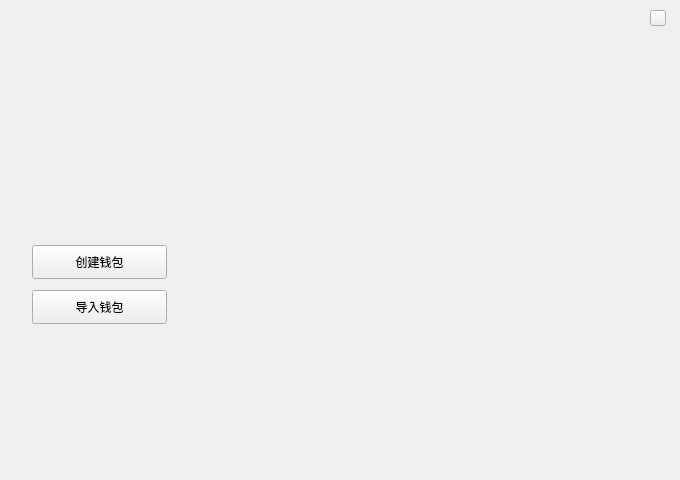
<?xml version="1.0" encoding="UTF-8"?>
<ui version="4.0">
 <class>NewOrImportWalletWidget</class>
 <widget class="QWidget" name="NewOrImportWalletWidget">
  <property name="geometry">
   <rect>
    <x>0</x>
    <y>0</y>
    <width>680</width>
    <height>480</height>
   </rect>
  </property>
  <property name="windowTitle">
   <string>Form</string>
  </property>
  <widget class="QToolButton" name="newWalletBtn">
   <property name="geometry">
    <rect>
     <x>32</x>
     <y>245</y>
     <width>135</width>
     <height>34</height>
    </rect>
   </property>
   <property name="cursor">
    <cursorShape>PointingHandCursor</cursorShape>
   </property>
   <property name="text">
    <string>创建钱包</string>
   </property>
  </widget>
  <widget class="QToolButton" name="importWalletBtn">
   <property name="geometry">
    <rect>
     <x>32</x>
     <y>290</y>
     <width>135</width>
     <height>34</height>
    </rect>
   </property>
   <property name="cursor">
    <cursorShape>PointingHandCursor</cursorShape>
   </property>
   <property name="text">
    <string>导入钱包</string>
   </property>
  </widget>
  <widget class="QToolButton" name="closeBtn">
   <property name="geometry">
    <rect>
     <x>650</x>
     <y>10</y>
     <width>16</width>
     <height>16</height>
    </rect>
   </property>
   <property name="cursor">
    <cursorShape>PointingHandCursor</cursorShape>
   </property>
   <property name="text">
    <string/>
   </property>
  </widget>
  <widget class="QLabel" name="label_version">
   <property name="geometry">
    <rect>
     <x>60</x>
     <y>114</y>
     <width>80</width>
     <height>20</height>
    </rect>
   </property>
   <property name="font">
    <font>
     <pointsize>-1</pointsize>
    </font>
   </property>
   <property name="styleSheet">
    <string notr="true">font-size: 14px;</string>
   </property>
   <property name="text">
    <string/>
   </property>
   <property name="alignment">
    <set>Qt::AlignCenter</set>
   </property>
  </widget>
 </widget>
 <resources/>
 <connections/>
</ui>
